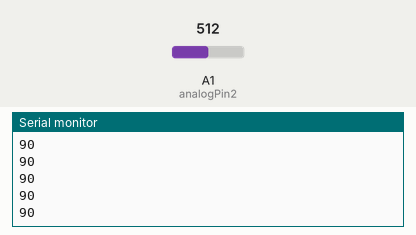
This sketch was run on a simulated Arduino Uno, built with avr-gcc and run on an emulated ATmega328P. Shown: the last lines printed to the serial monitor. The test bench sets the inputs (shaded band); at power-on: A1 (analogPin2) = 512. No radio packets arrive unless stated.

Above: at 1.2 s.
1.3 s: A1 (analogPin2) set to 716
At 2.2 s:
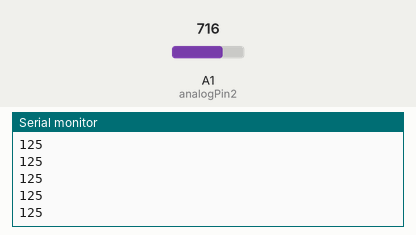
2.8 s: A1 (analogPin2) set to 900
At 3.6 s:
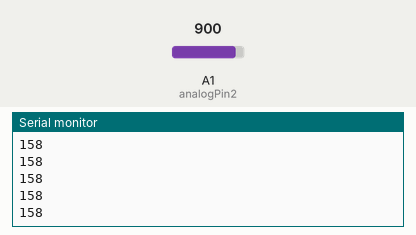
Timing chart, 0 to 5.8 s (numbered marks = the images above; inputs shaded):
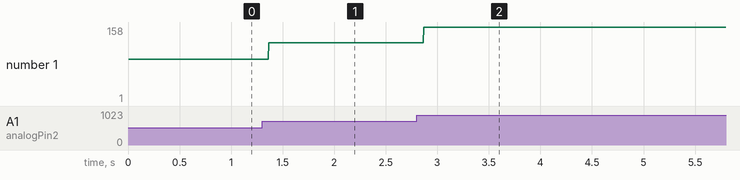

Measured:
- after the input at 1.3 s, the serial monitor: prints a new line after 0.07 s (image 1)
- after the input at 2.8 s, the serial monitor: prints a new line after 0.07 s (image 2)
- plotted number 1: 90 → 125 after the input at 1.3 s

The sketch:

NRFtransmitter.ino
```cpp
// Transmitter usb0

#include  <SPI.h>
#include "nRF24L01.h"
#include "RF24.h"


//--------------servo--------------

int analogPin = 0;
int analogPin2 = 1;
int meas = 0;
int meas2 = 0;

//-------------nrf-----------------
int msg[1];
RF24 radio(9,10);
const uint64_t pipe = 0xE8E8F0F0E1LL;


void setup(void){
   Serial.begin(9600);
   radio.begin();
   radio.openWritingPipe(pipe);
}

void loop(void){
    //meas = analogRead(analogPin);
    meas2 = analogRead(analogPin2);
    meas2 = map(meas2, 0, 1023, 0, 180);
    msg[0] = meas2;
    Serial.println(msg[0]);
    radio.write(msg, 1);

}
```
